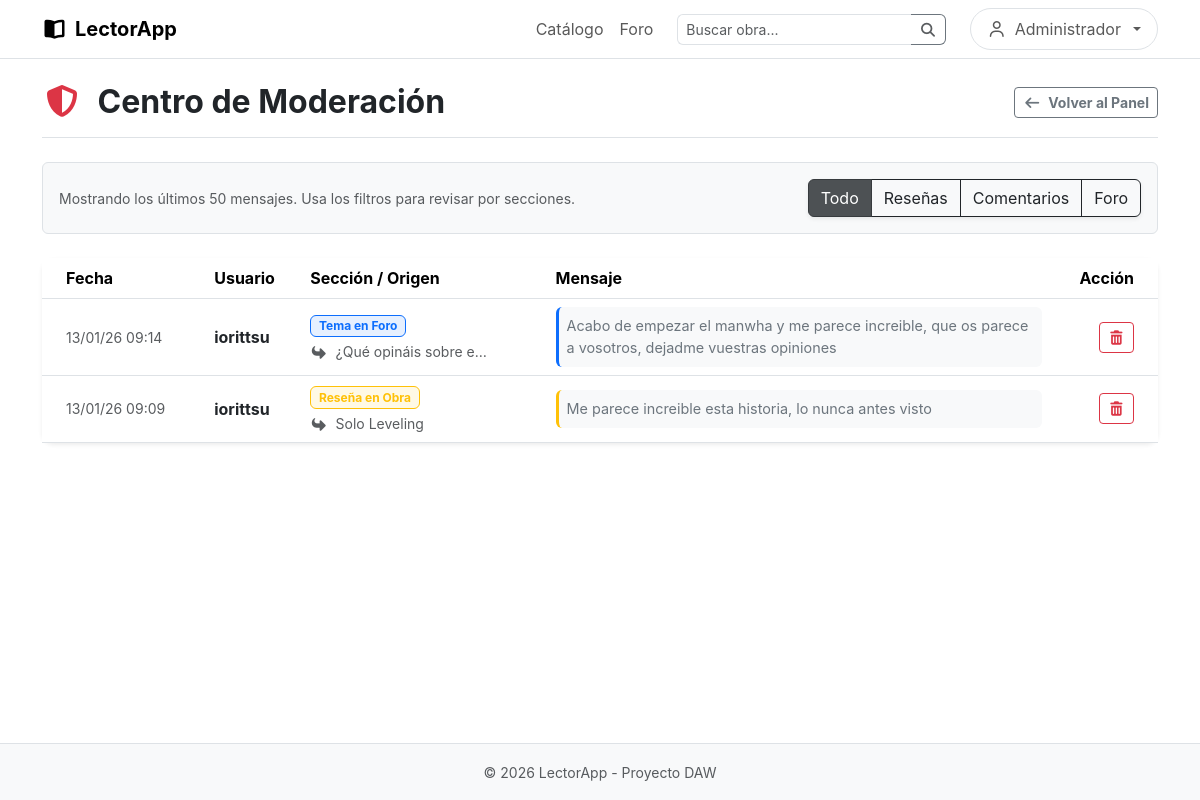
Page /admin_moderacion.php (signed in) on the committed database.
### tables this page shows
CREATE TABLE `foro_temas` (
  `id` int(11) NOT NULL,
  `usuario_id` int(11) NOT NULL,
  `titulo` varchar(150) NOT NULL,
  `contenido` text NOT NULL,
  `fecha` datetime DEFAULT current_timestamp(),
  `categoria` varchar(50) NOT NULL DEFAULT 'General',
  `fecha_edicion` datetime DEFAULT NULL
);

CREATE TABLE `usuarios` (
  `id` int(11) NOT NULL,
  `nombre` varchar(50) NOT NULL,
  `email` varchar(100) NOT NULL,
  `password` varchar(255) NOT NULL,
  `rol` enum('admin','lector') DEFAULT 'lector',
  `fecha_registro` datetime DEFAULT current_timestamp(),
  `foto` varchar(255) DEFAULT NULL
);

CREATE TABLE `resenas` (
  `id` int(11) NOT NULL,
  `usuario_id` int(11) NOT NULL,
  `obra_id` int(11) NOT NULL,
  `texto` text NOT NULL,
  `fecha` datetime DEFAULT current_timestamp()
);

CREATE TABLE `obras` (
  `id` int(11) NOT NULL,
  `titulo` varchar(255) NOT NULL,
  `autor` varchar(100) NOT NULL,
  `generos` varchar(100) DEFAULT NULL,
  `sinopsis` text DEFAULT NULL,
  `portada` varchar(255) DEFAULT NULL,
  `fecha_subida` datetime DEFAULT current_timestamp(),
  `visitas` int(11) DEFAULT 0
);

### admin_moderacion.php (the view, shortened to what this page needs)
<?php
require 'includes/db.php';
$actividad = [];
$resResenas = $conn->query("SELECT r.id, r.texto, r.fecha, u.nombre as autor, o.titulo as origen
                            FROM resenas r
                            JOIN usuarios u ON r.usuario_id = u.id
                            JOIN obras o ON r.obra_id = o.id");
while($row = $resResenas->fetch_assoc()) {
    $row['tipo'] = 'resena';
    $row['grupo_filtro'] = 'resenas';
    $row['etiqueta'] = 'Reseña en Obra';
    $row['color'] = 'warning';
    $actividad[] = $row;
}
$resTemas = $conn->query("SELECT t.id, t.contenido as texto, t.fecha, u.nombre as autor, t.titulo as origen
                          FROM foro_temas t
                          JOIN usuarios u ON t.usuario_id = u.id");
while($row = $resTemas->fetch_assoc()) {
    $row['tipo'] = 'foro_tema';
    $row['grupo_filtro'] = 'foro';
    $row['etiqueta'] = 'Tema en Foro';
    $row['color'] = 'primary';
    $actividad[] = $row;
}
usort($actividad, function($a, $b) {
    return strtotime($b['fecha']) - strtotime($a['fecha']);
});
$actividad = array_slice($actividad, 0, 50);
?>
<?php include 'includes/header.php'; ?>
<main class="container py-4">
    <div class="d-flex justify-content-between align-items-center mb-4 border-bottom pb-3">
        <h2 class="fw-bold text-dark m-0"><i class="fas fa-shield-alt text-danger me-2"></i> Centro de Moderación</h2>
        <a href="admin.php" class="btn btn-outline-secondary btn-sm fw-bold">
            <i class="fas fa-arrow-left me-1"></i> Volver al Panel
        </a>
    </div>
    <div class="d-flex flex-column flex-md-row justify-content-between align-items-md-center mb-4 bg-light p-3 rounded border">
        <p class="text-muted mb-3 mb-md-0 small">Mostrando los últimos 50 mensajes. Usa los filtros para revisar por secciones.</p>
        <div class="btn-group shadow-sm" role="group" id="botones-filtro">
            <button type="button" class="btn btn-dark active" onclick="filtrarTabla('todo', this)">Todo</button>
            <button type="button" class="btn btn-outline-dark" onclick="filtrarTabla('resenas', this)">Reseñas</button>
            <button type="button" class="btn btn-outline-dark" onclick="filtrarTabla('comentarios', this)">Comentarios</button>
            <button type="button" class="btn btn-outline-dark" onclick="filtrarTabla('foro', this)">Foro</button>
        </div>
    </div>
    <div class="card shadow-sm border-0 bg-white">
        <div class="card-body p-0">
            <div class="table-responsive">
                <table class="table table-hover align-middle mb-0" id="tabla-moderacion">
                    <thead class="bg-light">
                        <tr>
                            <th class="ps-4">Fecha</th>
                            <th>Usuario</th>
                            <th>Sección / Origen</th>
                            <th style="width: 45%;">Mensaje</th>
                            <th class="text-end pe-4">Acción</th>
                        </tr>
                    </thead>
                    <tbody>
                        <?php if (count($actividad) > 0): ?>
                            <?php foreach($actividad as $item): ?>
                                <tr class="fila-registro" data-grupo="<?php echo $item['grupo_filtro']; ?>">
                                    <td class="ps-4 text-muted small" style="white-space: nowrap;">
                                        <?php echo date('d/m/y H:i', strtotime($item['fecha'])); ?>
                                    </td>
                                    <td class="fw-bold text-dark">
                                        <?php echo htmlspecialchars($item['autor']); ?>
                                    </td>
                                    <td>
                                        <span class="badge bg-<?php echo $item['color']; ?> bg-opacity-10 text-<?php echo $item['color']; ?> border border-<?php echo $item['color']; ?> mb-1">
                                            <?php echo $item['etiqueta']; ?>
                                        </span>
                                        <div class="small text-muted text-truncate" style="max-width: 180px;" title="<?php echo htmlspecialchars($item['origen']); ?>">
                                            <i class="fas fa-reply fa-rotate-180 me-1"></i> <?php echo htmlspecialchars($item['origen']); ?>
                                        </div>
                                    </td>
                                    <td>
                                        <div class="bg-light p-2 rounded border-start border-3 border-<?php echo $item['color']; ?> text-secondary" style="font-size: 0.9rem; max-height: 80px; overflow-y: auto;">
                                            <?php echo nl2br(htmlspecialchars($item['texto'])); ?>
                                        </div>
                                    </td>
                                    <td class="text-end pe-4">
                                        <a href="admin_moderacion.php?borrar=1&tipo=<?php echo $item['tipo']; ?>&id=<?php echo $item['id']; ?>"
                                           class="btn btn-sm btn-outline-danger"
                                           onclick="return confirm('¿Eliminar este mensaje definitivamente?');"
                                           title="Eliminar contenido">
                                            <i class="fas fa-trash-alt"></i>
                                        </a>
                                    </td>
                                </tr>
                            <?php endforeach; ?>
                        <?php endif; ?>
                    </tbody>
                </table>
            </div>
        </div>
    </div>
</main>
<?php include 'includes/footer.php'; ?>

### assets/css/styles.css (style rules this page uses)
:root { --primary-color: #333; --accent-color: #f4f4f5; --star-color: #fbbf24; --blue-action: #2563eb; }
* { margin: 0; padding: 0; box-sizing: border-box; }
body { font-family: 'Inter', sans-serif; background-color: #fff; color: var(--primary-color); display: flex; flex-direction: column; min-height: 100vh; }
main { padding: 2rem 5%; max-width: 1400px; margin: 0 auto; flex: 1; width: 100%; }
button { padding: 0.5rem 1rem; cursor: pointer; background: #fff; border: 1px solid #ccc; border-radius: 6px; }
.card { background: #fff; border-radius: 12px; cursor: pointer; transition: transform 0.2s; display: flex; flex-direction: column; text-decoration: none; color: inherit; border: 1px solid transparent; }

### rows in the picture
foro_temas: fecha "13/01/26 09:14", usuario.nombre "iorittsu", etiqueta "Tema en Foro", titulo "¿Qué opináis sobre e…", contenido "Acabo de empezar el manwha y me parece increible, que os parece a vosotros, dejadme vuestras opiniones"
resenas: fecha "13/01/26 09:09", usuario.nombre "iorittsu", etiqueta "Reseña en Obra", obra.titulo "Solo Leveling", texto "Me parece increible esta historia, lo nunca antes visto"

### other values in the picture
$_SESSION['usuario'] "Administrador"
